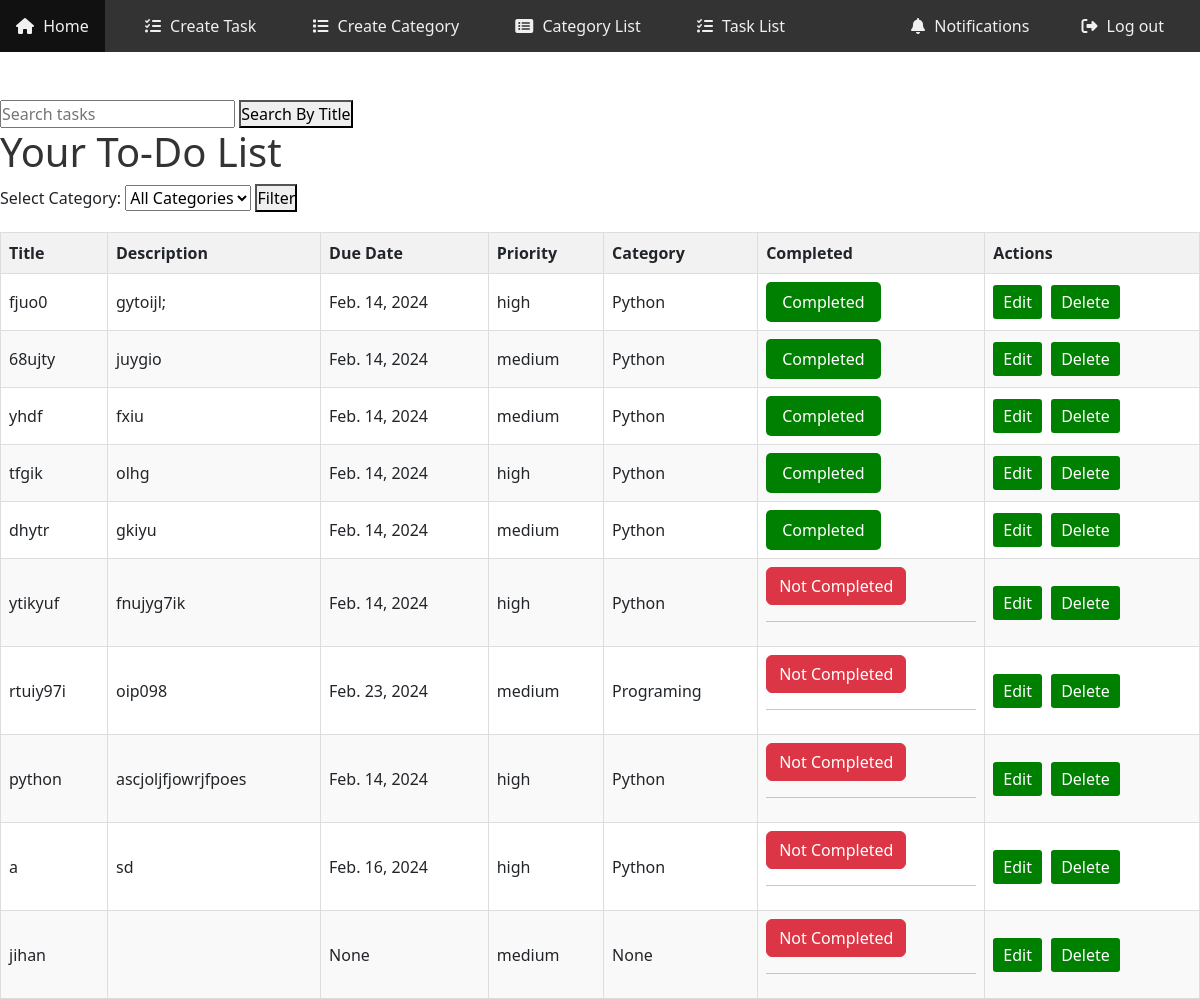
The app's page /task_listPage/ with its own data.
### myApp/models.py (models this page shows, shortened)
class myTaskModel(models.Model):
    PRIORITY_CHOICES = [
        ('low', 'Low'),
        ('medium', 'Medium'),
        ('high', 'High'),
    ]
    title = models.CharField(max_length=200)
    description = models.TextField(blank=True, null=True)
    due_date = models.DateField(blank=True, null=True)
    priority = models.CharField(max_length=10, choices=PRIORITY_CHOICES, default='medium')
    completed = models.BooleanField(default=False)
    completed_date = models.DateTimeField(null=True, blank=True)
    notes = models.TextField(blank=True, null=True)
    category = models.ForeignKey(TaskCategory, on_delete=models.SET_NULL, blank=True, null=True)
    user = models.ForeignKey(Custom_User, on_delete=models.CASCADE)
    upcoming_tasks = models.BooleanField(default=True)

class TaskCategory(models.Model):
    name = models.CharField(max_length=50)
    user = models.ForeignKey(Custom_User, on_delete=models.CASCADE)
    def __str__(self):
        return self.name

### myProject/views.py (the view)
# urls.py: path('task_listPage/', task_listPage, name='task_listPage'),
def task_listPage(request):
    tasks = myTaskModel.objects.all()
    categories = TaskCategory.objects.all()
    return render(request, 'task_listPage.html', {'tasks': tasks, 'categories': categories})

### template/task_listPage.html (shortened to what this page needs)
{% include "navbar.html" %}
  {% block content %}
<div class="search-box">
    <form method="get" action="{% url 'searchTaskPage' %}">
        <input type="text" name="search" placeholder="Search tasks">
        <button type="submit">Search By Title</button>
    </form>
</div>
    <h1>Your To-Do List</h1>
    <div>
        <form method="get" action="{% url 'searchTaskPage' %}">
            <label for="category-filter">Select Category:</label>
            <select id="category-filter" name="category">
                <option value="">All Categories</option>
            </select>
            <button type="submit">Filter</button>
        </form>
    </div>
    <table class="task-table">
        <thead>
            <tr>
                <th>Title</th>
                <th>Description</th>
                <th>Due Date</th>
                <th>Priority</th>
                <th>Category</th>
                <th>Completed</th>
                <th>Actions</th>
            </tr>
        </thead>
        <tbody>
            {% for task in tasks %}
                <tr>
                    <td>{{ task.title }}</td>
                    <td>{{ task.description }}</td>
                    <td>{{ task.due_date }}</td>
                    <td>{{ task.priority }}</td>
                    <td>{{task.category}}</td>
                    <td>
                        {% if task.completed %}
                            <button class="btn btn-success">Completed</button>
                        {% else %}
                            <form method="post" action="{% url 'TaskCompleteViewPage' task.id %}">
                                <button type="submit"class="btn btn-danger">Not Completed</button>
                            </form>
                            <hr>
                        {% endif %}
                    </td>
                    <td>
                        <a href="{% url 'taskEditPage' task.id %}">Edit</a>
                        <a href="{% url 'taskDeletePage' task.id %}">Delete</a>
                    </td>
                </tr>
            {% endfor %}
        </tbody>
    </table>
    {% endblock content %}

### template/navbar.html (style rules this page uses)
* { margin: 0; padding: 0; box-sizing: border-box; }

### template/task_listPage.html (style rules this page uses)
h1 { color: #333; }
.task-table { width: 100%; border-collapse: collapse; margin-top: 20px; }
.task-table th, .task-table td { border: 1px solid #ddd; padding: 8px; text-align: left; }
.task-table th { background-color: #f2f2f2; }
.task-table tbody tr:nth-child(even) { background-color: #f9f9f9; }
.task-table a { display: inline-block; margin-right: 5px; padding: 5px 10px; text-decoration: none; background-color: green; color: #fff; border-radius: 3px; transition: background-color 0.3s; }
.btn-success { background-color: green; color: #fff; border: none; padding: 8px 16px; border-radius: 5px; cursor: pointer; transition: background-color 0.3s; }

### records on screen
myTaskModel: title "fjuo0", description "gytoijl;", due_date "Feb. 14, 2024", priority "high", category "Python", completed "Completed"
myTaskModel: title "68ujty", description "juygio", due_date "Feb. 14, 2024", priority "medium", category "Python", completed "Completed"
myTaskModel: title "yhdf", description "fxiu", due_date "Feb. 14, 2024", priority "medium", category "Python", completed "Completed"
myTaskModel: title "tfgik", description "olhg", due_date "Feb. 14, 2024", priority "high", category "Python", completed "Completed"
myTaskModel: title "dhytr", description "gkiyu", due_date "Feb. 14, 2024", priority "medium", category "Python", completed "Completed"
myTaskModel: title "ytikyuf", description "fnujyg7ik", due_date "Feb. 14, 2024", priority "high", category "Python", completed "Not Completed"
myTaskModel: title "rtuiy97i", description "oip098", due_date "Feb. 23, 2024", priority "medium", category "Programing", completed "Not Completed"
myTaskModel: title "python", description "ascjoljfjowrjfpoes", due_date "Feb. 14, 2024", priority "high", category "Python", completed "Not Completed"
myTaskModel: title "a", description "sd", due_date "Feb. 16, 2024", priority "high", category "Python", completed "Not Completed"
myTaskModel: title "jihan", due_date "None", priority "medium", category "None", completed "Not Completed"
